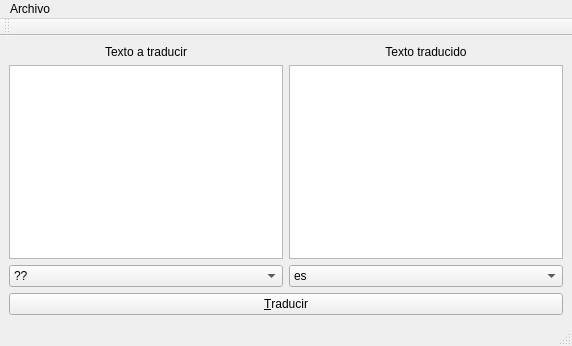
<?xml version="1.0" encoding="UTF-8"?>
<ui version="4.0">
 <class>qtranslator</class>
 <widget class="QMainWindow" name="qtranslator">
  <property name="geometry">
   <rect>
    <x>0</x>
    <y>0</y>
    <width>572</width>
    <height>346</height>
   </rect>
  </property>
  <property name="windowTitle">
   <string>QTranslator</string>
  </property>
  <widget class="QWidget" name="centralwidget">
   <layout class="QGridLayout" name="gridLayout">
    <item row="0" column="0">
     <widget class="QLabel" name="labelSource">
      <property name="text">
       <string>Texto a traducir</string>
      </property>
      <property name="alignment">
       <set>Qt::AlignCenter</set>
      </property>
     </widget>
    </item>
    <item row="0" column="1">
     <widget class="QLabel" name="labelDestination">
      <property name="text">
       <string>Texto traducido</string>
      </property>
      <property name="alignment">
       <set>Qt::AlignCenter</set>
      </property>
     </widget>
    </item>
    <item row="1" column="0">
     <widget class="QTextEdit" name="textSource"/>
    </item>
    <item row="1" column="1">
     <widget class="QTextEdit" name="textDestination"/>
    </item>
    <item row="2" column="0">
     <widget class="QComboBox" name="cbSource">
      <item>
       <property name="text">
        <string>??</string>
       </property>
      </item>
      <item>
       <property name="text">
        <string>es</string>
       </property>
      </item>
      <item>
       <property name="text">
        <string>en</string>
       </property>
      </item>
      <item>
       <property name="text">
        <string>fr</string>
       </property>
      </item>
     </widget>
    </item>
    <item row="2" column="1">
     <widget class="QComboBox" name="cbDestination">
      <item>
       <property name="text">
        <string>es</string>
       </property>
      </item>
      <item>
       <property name="text">
        <string>en</string>
       </property>
      </item>
      <item>
       <property name="text">
        <string>fr</string>
       </property>
      </item>
     </widget>
    </item>
    <item row="3" column="0" colspan="2">
     <widget class="QPushButton" name="pbTranslate">
      <property name="text">
       <string>&amp;Traducir</string>
      </property>
     </widget>
    </item>
   </layout>
  </widget>
  <widget class="QMenuBar" name="menubar">
   <property name="geometry">
    <rect>
     <x>0</x>
     <y>0</y>
     <width>572</width>
     <height>23</height>
    </rect>
   </property>
   <widget class="QMenu" name="menuArchivo">
    <property name="title">
     <string>Archivo</string>
    </property>
    <addaction name="actionTraducir"/>
    <addaction name="separator"/>
    <addaction name="actionSalir"/>
   </widget>
   <addaction name="menuArchivo"/>
  </widget>
  <widget class="QStatusBar" name="statusbar"/>
  <widget class="QToolBar" name="toolBar">
   <property name="windowTitle">
    <string>toolBar</string>
   </property>
   <attribute name="toolBarArea">
    <enum>TopToolBarArea</enum>
   </attribute>
   <attribute name="toolBarBreak">
    <bool>false</bool>
   </attribute>
  </widget>
  <action name="actionTraducir">
   <property name="text">
    <string>Traducir</string>
   </property>
   <property name="shortcut">
    <string>Ctrl+T</string>
   </property>
  </action>
  <action name="actionSalir">
   <property name="text">
    <string>Salir</string>
   </property>
   <property name="shortcut">
    <string>Ctrl+Q</string>
   </property>
  </action>
 </widget>
 <resources/>
 <connections/>
</ui>
